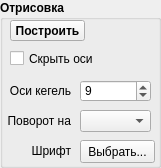
     <widget class="QGroupBox" name="groupBox_2">
      <property name="geometry">
       <rect>
        <x>520</x>
        <y>10</y>
        <width>161</width>
        <height>168</height>
       </rect>
      </property>
      <property name="font">
       <font>
        <family>Arial</family>
        <pointsize>9</pointsize>
        <weight>75</weight>
        <bold>true</bold>
       </font>
      </property>
      <property name="title">
       <string>Отрисовка</string>
      </property>
      <widget class="QPushButton" name="tab1PlotGraphic">
       <property name="geometry">
        <rect>
         <x>10</x>
         <y>20</y>
         <width>75</width>
         <height>21</height>
        </rect>
       </property>
       <property name="font">
        <font>
         <family>Arial</family>
         <pointsize>9</pointsize>
         <weight>75</weight>
         <bold>true</bold>
        </font>
       </property>
       <property name="text">
        <string>Построить</string>
       </property>
      </widget>
      <widget class="QCheckBox" name="tab1ShowAxis">
       <property name="enabled">
        <bool>true</bool>
       </property>
       <property name="geometry">
        <rect>
         <x>10</x>
         <y>50</y>
         <width>91</width>
         <height>17</height>
        </rect>
       </property>
       <property name="font">
        <font>
         <family>Arial</family>
         <pointsize>9</pointsize>
         <weight>50</weight>
         <bold>false</bold>
        </font>
       </property>
       <property name="text">
        <string>Скрыть оси</string>
       </property>
      </widget>
      <widget class="QSpinBox" name="tab1FontSize">
       <property name="geometry">
        <rect>
         <x>80</x>
         <y>80</y>
         <width>71</width>
         <height>22</height>
        </rect>
       </property>
       <property name="font">
        <font>
         <family>Arial</family>
         <pointsize>9</pointsize>
         <weight>50</weight>
         <bold>false</bold>
        </font>
       </property>
       <property name="minimum">
        <number>1</number>
       </property>
       <property name="value">
        <number>9</number>
       </property>
      </widget>
      <widget class="QLabel" name="label_7">
       <property name="geometry">
        <rect>
         <x>0</x>
         <y>80</y>
         <width>71</width>
         <height>21</height>
        </rect>
       </property>
       <property name="font">
        <font>
         <family>Arial</family>
         <pointsize>9</pointsize>
         <weight>50</weight>
         <bold>false</bold>
        </font>
       </property>
       <property name="text">
        <string>Оси кегель</string>
       </property>
       <property name="alignment">
        <set>Qt::AlignRight|Qt::AlignTrailing|Qt::AlignVCenter</set>
       </property>
      </widget>
      <widget class="QComboBox" name="tab1ComboBoxRotate">
       <property name="enabled">
        <bool>true</bool>
       </property>
       <property name="geometry">
        <rect>
         <x>80</x>
         <y>110</y>
         <width>71</width>
         <height>22</height>
        </rect>
       </property>
       <property name="font">
        <font>
         <family>Arial</family>
         <pointsize>9</pointsize>
         <weight>50</weight>
         <bold>false</bold>
        </font>
       </property>
      </widget>
      <widget class="QLabel" name="label_8">
       <property name="enabled">
        <bool>true</bool>
       </property>
       <property name="geometry">
        <rect>
         <x>0</x>
         <y>110</y>
         <width>71</width>
         <height>21</height>
        </rect>
       </property>
       <property name="font">
        <font>
         <family>Arial</family>
         <pointsize>9</pointsize>
         <weight>50</weight>
         <bold>false</bold>
        </font>
       </property>
       <property name="text">
        <string>Поворот на</string>
       </property>
       <property name="alignment">
        <set>Qt::AlignRight|Qt::AlignTrailing|Qt::AlignVCenter</set>
       </property>
      </widget>
      <widget class="QLabel" name="label_9">
       <property name="geometry">
        <rect>
         <x>10</x>
         <y>140</y>
         <width>61</width>
         <height>21</height>
        </rect>
       </property>
       <property name="font">
        <font>
         <family>Arial</family>
         <pointsize>9</pointsize>
         <weight>50</weight>
         <bold>false</bold>
        </font>
       </property>
       <property name="layoutDirection">
        <enum>Qt::LeftToRight</enum>
       </property>
       <property name="text">
        <string>Шрифт</string>
       </property>
       <property name="alignment">
        <set>Qt::AlignRight|Qt::AlignTrailing|Qt::AlignVCenter</set>
       </property>
      </widget>
      <widget class="QPushButton" name="tab1FontChangeButton">
       <property name="geometry">
        <rect>
         <x>80</x>
         <y>140</y>
         <width>75</width>
         <height>23</height>
        </rect>
       </property>
       <property name="font">
        <font>
         <family>Arial</family>
         <pointsize>9</pointsize>
         <weight>50</weight>
         <bold>false</bold>
        </font>
       </property>
       <property name="text">
        <string>Выбрать...</string>
       </property>
      </widget>
     </widget>
